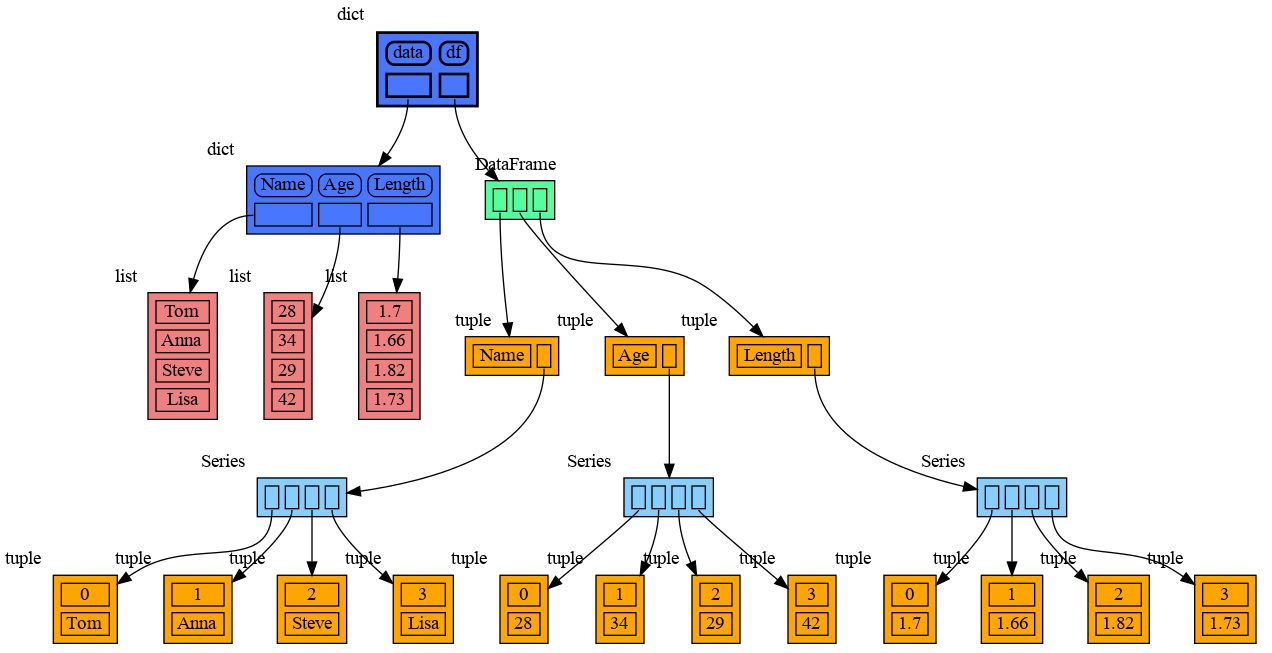

Reproduce this figure in Python.
import pandas as pd

data = {'Name':['Tom', 'Anna', 'Steve', 'Lisa'],
        'Age':[28,34,29,42],
        'Length':[1.70,1.66,1.82,1.73] }
df = pd.DataFrame(data)

import memory_graph
memory_graph.rewrite.custom_accessor_functions[pd.DataFrame] = lambda d: list(d.items())
memory_graph.rewrite.custom_accessor_functions[pd.Series] = lambda d: list(d.items())
memory_graph.rewrite_to_node.reduce_reference_parents.add("DataFrame")
memory_graph.rewrite_to_node.reduce_reference_parents.add("Series")
memory_graph.graphviz_nodes.category_to_color_map['Series'] = 'lightskyblue'
memory_graph.render( locals(), 'example5.png' )
